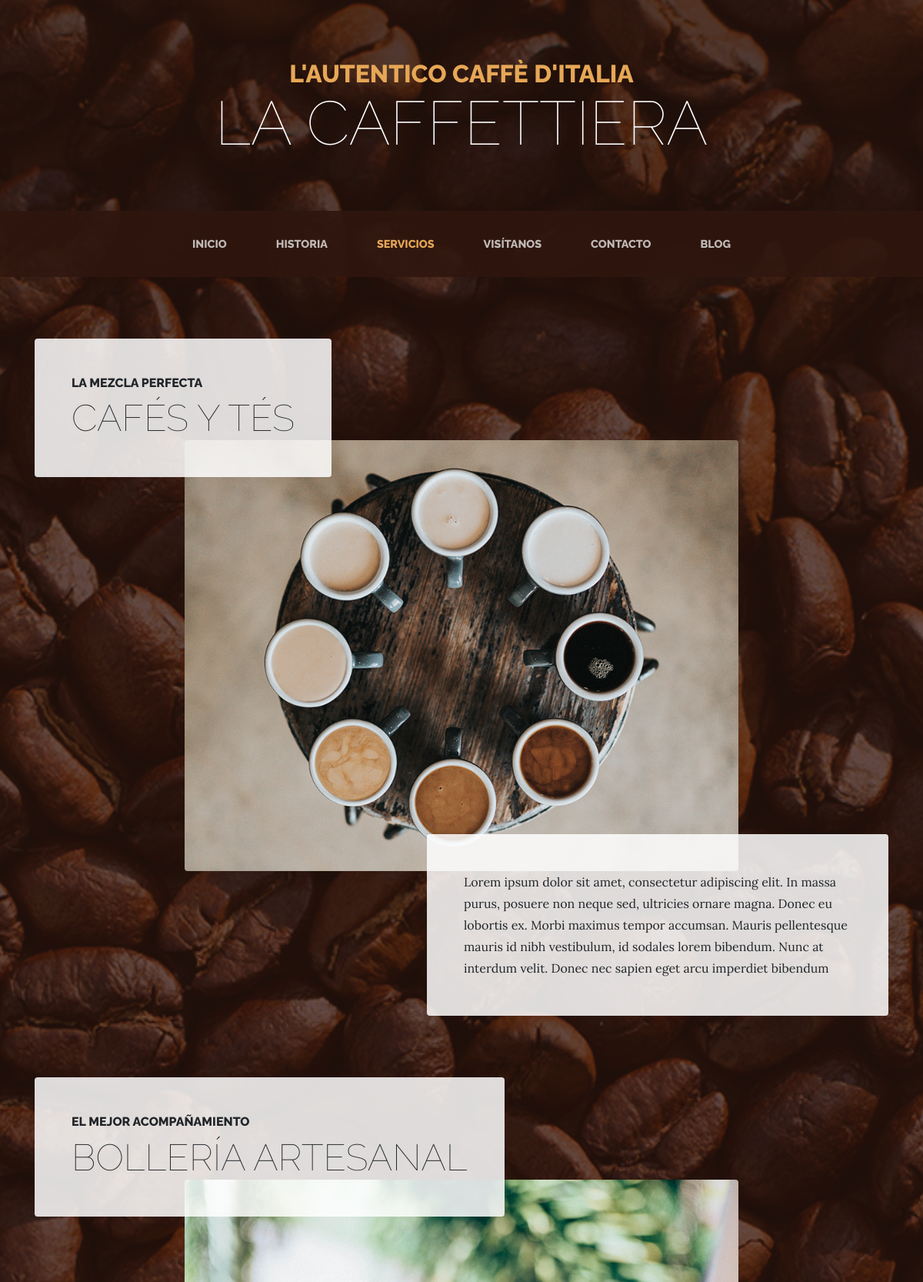
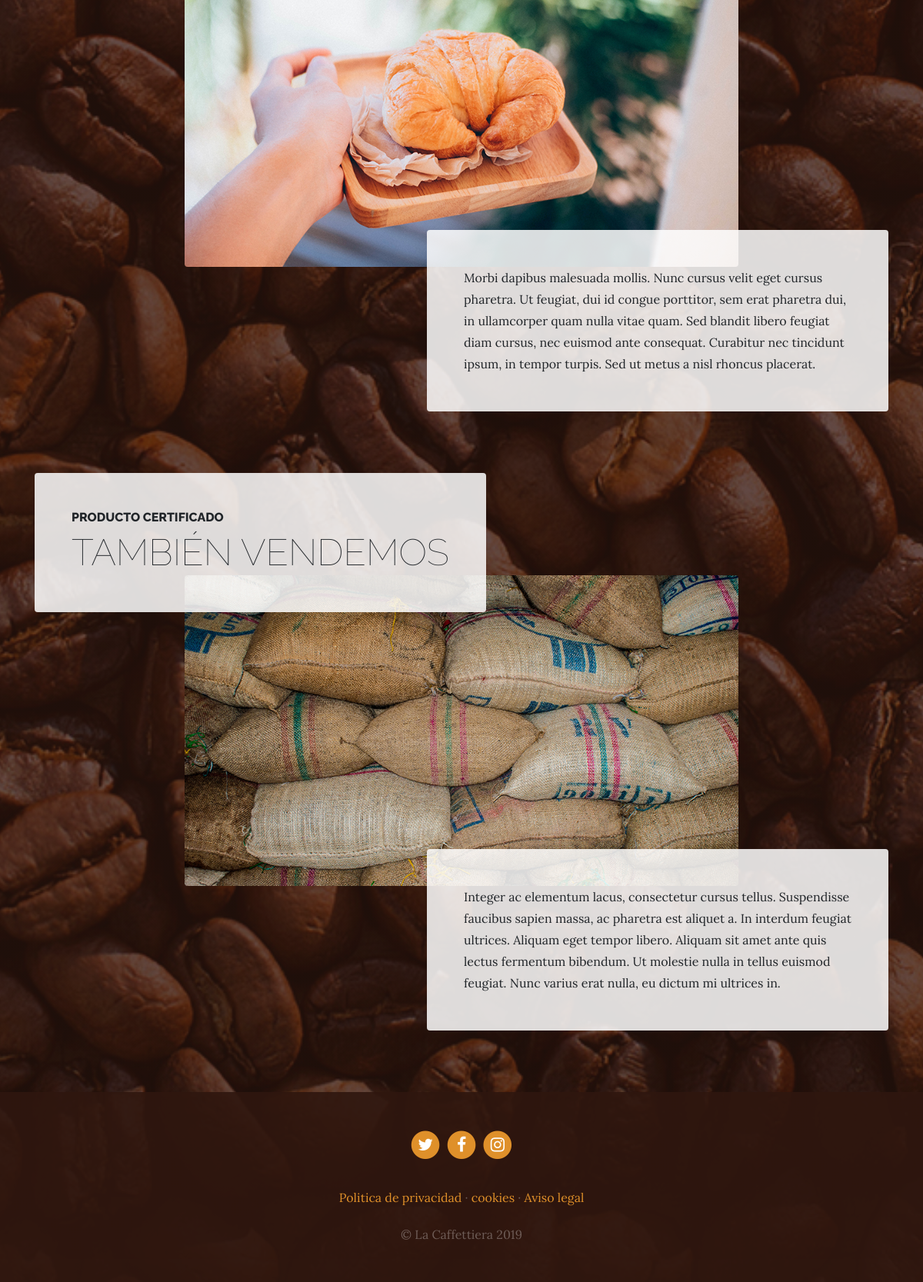
Page /services/ on the committed database (2 pictures, top to bottom).
### services/models.py (models this page shows, shortened)
class Service(models.Model):
        title=models.CharField(max_length = 200,verbose_name ='Titulo')
        subtitle=models.CharField(max_length = 200,verbose_name ='Subtitulo')
        contenido=models.TextField(verbose_name ='Contenido')
        image=models.ImageField(verbose_name ='Imagen',upload_to ='services')
        created=models.DateTimeField(auto_now_add =True, verbose_name ='Fecha de creación')
        updated=models.DateTimeField(auto_now =True, verbose_name ='Fecha de edición')
        class Meta:
            verbose_name='Servicio'
            verbose_name_plural='Servicios'
            ordering=["-created"]

### pages/models.py (models this page shows, shortened)
class Page(models.Model):
    title=models.CharField(verbose_name="Titulo", max_length=200)
    content=RichTextField(verbose_name="Contenido")
    order=models.SmallIntegerField(verbose_name="Orden",default=0)
    created=models.DateTimeField(auto_now_add =True, verbose_name ='Fecha de creación')
    updated=models.DateTimeField(auto_now =True, verbose_name ='Fecha de edición')
    class Meta:
        verbose_name='pagina'
        verbose_name_plural='paginas'
        ordering=["order","title"]

### services/views.py (the view)
# urls.py: path('', views.services , name='services'),
def services(request):
    services= Service.objects.all()
    return render(request,"services/services.html",{'services': services})

### pages/templatetags/pages_extras.py (called while the page is built)
@register.simple_tag
def get_page_list():
    pages= Page.objects.all()
    return pages

### social/processors.py (called while the page is built)
def ctx_dict(request):
    ctx={}
    links=Link.objects.all()
    for link in links:
        ctx[link.key]= link.url
    return ctx

### services/templates/services/services.html (shortened to what this page needs)
{% extends 'core/base.html' %}
{% load static %}
{% block content %}
{% for service in services reversed %}
    <section class="page-section">
      <div class="container">
        <div class="product-item">
          <div class="product-item-title d-flex">
            <div class="bg-faded p-5 d-flex mr-auto rounded">
              <h2 class="section-heading mb-0">
                <span class="section-heading-upper">{{service.title}}</span>
                <span class="section-heading-lower">{{service.subtitle}}</span>
              </h2>
            </div>
          </div>
          <img class="product-item-img mx-auto d-flex rounded img-fluid mb-3 mb-lg-0" src="{{service.image.url}}" alt="">
          <div class="product-item-description d-flex ml-auto">
            <div class="bg-faded p-5 rounded">
              <p class="mb-0">{{service.contenido}}</p>
            </div>
          </div>
        </div>
      </div>
    </section>
{% endfor %}
{% endblock %}

### core/templates/core/base.html (shortened to what this page needs)
<!DOCTYPE html>
<html lang="es">
  <head>
    {% load static %}
    <link href="{% static 'core/vendor/bootstrap/css/bootstrap.min.css' %}" rel="stylesheet">
    <link href="{% static 'core/vendor/font-awesome/css/font-awesome.min.css' %}" rel="stylesheet" type="text/css">
    <link href="{% static 'core/css/business-casual.css' %}" rel="stylesheet">
  </head>
  <body>
    <h1 class="site-heading text-center text-white d-none d-lg-block">
      <span class="site-heading-upper text-primary mb-3">L'autentico caffè d'italia</span>
      <span class="site-heading-lower">La Caffettiera</span>
    </h1>
    <nav class="navbar navbar-expand-lg navbar-dark py-lg-4" id="mainNav">
      <div class="container">
        <div class="collapse navbar-collapse" id="navbarResponsive">
          <ul class="navbar-nav mx-auto">
            <li class="nav-item px-lg-4 {% if request.path == '/' %}active{% endif %}">
              <a class="nav-link text-uppercase text-expanded" href="{% url 'home' %}">Inicio</a>
            </li>
            <li class="nav-item px-lg-4 {% if request.path == '/about/' %}active{% endif %}">
              <a class="nav-link text-uppercase text-expanded" href="{% url 'about' %}">Historia</a>
            </li>
            <li class="nav-item px-lg-4 {% if request.path == '/services/' %}active{% endif %}">
              <a class="nav-link text-uppercase text-expanded" href="{% url 'services' %}">Servicios</a>
            </li>
            <li class="nav-item px-lg-4 {% if request.path == '/store/' %}active{% endif %}">
              <a class="nav-link text-uppercase text-expanded" href="{% url 'store' %}">Visítanos</a>
            </li>
            <li class="nav-item px-lg-4 {% if request.path == '/contact/' %}active{% endif %}">
              <a class="nav-link text-uppercase text-expanded" href="{% url 'contact' %}">Contacto</a>
            </li>
            <li class="nav-item px-lg-4 {% if request.path|slice:':6' == '/blog/' %}active{% endif %}">
              <a class="nav-link text-uppercase text-expanded" href="{% url 'blog' %}">Blog</a>
            </li>
          </ul>
        </div>
      </div>
    </nav>
    {% block content %} {% endblock %}
    <footer class="footer text-faded text-center py-5">
      <div class="container">
        <p class="m-0">
          {% if LINK_TWITTER %}
	          <a href="{{ LINK_TWITTER }}" class="link">
	            <span class="fa-stack fa-lg">
	              <i class="fa fa-circle fa-stack-2x"></i>
	              <i class="fa fa-twitter fa-stack-1x fa-inverse"></i>
	            </span>
	          </a>
          {% endif %}
          {% if LINK_FACEBOOK %}
            <a href="{{ LINK_FACEBOOK }}" class="link">
              <span class="fa-stack fa-lg">
                <i class="fa fa-circle fa-stack-2x"></i>
                <i class="fa fa-facebook fa-stack-1x fa-inverse"></i>
              </span>
            </a>
          {% endif %}
          {% if LINK_INSTAGRAM %}
            <a href="{{ LINK_INSTAGRAM }}" class="link">
              <span class="fa-stack fa-lg">
                <i class="fa fa-circle fa-stack-2x"></i>
                <i class="fa fa-instagram fa-stack-1x fa-inverse"></i>
              </span>
            </a>
          {% endif %}
	    </p>
        <p class="m-0 mbt">
          {% load pages_extras %}
          {% get_page_list as page_list %}
          {% for page in page_list %}
            <a href="{% url 'page' page.id page.title|slugify %}" class="link">{{page.title}}</a> {% if not forloop.last %}·{% endif %}
          {% endfor %}
		    </p>
        <p class="m-0 mbt1">&copy; La Caffettiera 2019</p>
      </div>
	</footer>
  </body>
</html>

### core/static/core/css/business-casual.css (style rules this page uses)
body { font-family: 'Lora'; background: linear-gradient(rgba(47, 23, 15, 0.65), rgba(47, 23, 15, 0.65)), url("../img/bg.jpg"); background-attachment: fixed; background-position: center; background-size: cover; }
h1, h2, h3, h4, h5, h6 { font-family: 'Raleway'; }
p { line-height: 1.75; }
.text-faded { color: rgba(255, 255, 255, 0.3); }
.site-heading { margin-top: 5rem; margin-bottom: 5rem; text-transform: uppercase; line-height: 1; font-family: 'Raleway'; }
.site-heading .site-heading-upper { display: block; font-size: 2rem; font-weight: 800; }
.site-heading .site-heading-lower { font-size: 5rem; font-weight: 100; line-height: 4rem; }
.page-section { margin-top: 5rem; margin-bottom: 5rem; }
.section-heading { text-transform: uppercase; }
.section-heading .section-heading-upper { display: block; font-size: 1rem; font-weight: 800; padding-bottom:.5rem; }
.section-heading .section-heading-lower { display: block; font-size: 3rem; font-weight: 100; }
.bg-faded { background-color: rgba(255, 255, 255, 0.85); }
#mainNav { background-color: rgba(47, 23, 15, 0.9); font-family: 'Raleway'; }
#mainNav .navbar-nav .nav-item .nav-link { color: rgba(255, 255, 255, 0.7); font-weight: 800; }
#mainNav .navbar-nav .nav-item.active .nav-link { color: #e6a756; }
@media (min-width: 992px) { #mainNav .navbar-nav .nav-item .nav-link { font-size: 0.9rem; } }
@media (min-width: 992px) { .product-item .product-item-title { position: relative; z-index: 1; margin-bottom: -3rem; } }
@media (min-width: 992px) { .product-item .product-item-img { position: relative; z-index: 0; max-width: 60vw; } }
@media (min-width: 992px) { .product-item .product-item-description { position: relative; z-index: 1; margin-top: -3rem; max-width: 50vw; } }
.footer { background-color: rgba(47, 23, 15, 0.9); }
.text-primary { color: #e6a756 !important; }
.mbt { padding-top: 2rem; }
.mbt1 { padding-top: 1.25rem; }
a.link { color: #df902a; }

### rows in the picture
Service: title "LA MEZCLA PERFECTA", subtitle "CAFÉS Y TÉS", image (picture), contenido "Lorem ipsum dolor sit amet, consectetur adipiscing elit. In massa purus, posuere non neque sed, ultricies ornare magna. Donec eu lobortis ex. Morbi maximus tempor accumsan. Mauris pellentesque mauris id nibh vestibulum, id sodales lorem bibendum. Nunc at interdum velit. Donec nec sapien eget arcu imperdiet bibendum"
Service: title "EL MEJOR ACOMPAÑAMIENTO", subtitle "BOLLERÍA ARTESANAL", image (picture), contenido "Morbi dapibus malesuada mollis. Nunc cursus velit eget cursus pharetra. Ut feugiat, dui id congue porttitor, sem erat pharetra dui, in ullamcorper quam nulla vitae quam. Sed blandit libero feugiat diam cursus, nec euismod ante consequat. Curabitur nec tincidunt ipsum, in tempor turpis. Sed ut metus a nisl rhoncus placerat."
Service: title "PRODUCTO CERTIFICADO", subtitle "TAMBIÉN VENDEMOS", image (picture), contenido "Integer ac elementum lacus, consectetur cursus tellus. Suspendisse faucibus sapien massa, ac pharetra est aliquet a. In interdum feugiat ultrices. Aliquam eget tempor libero. Aliquam sit amet ante quis lectus fermentum bibendum. Ut molestie nulla in tellus euismod feugiat. Nunc varius erat nulla, eu dictum mi ultrices in."
Page: title "Politica de privacidad"
Page: title "cookies"
Page: title "Aviso legal"
